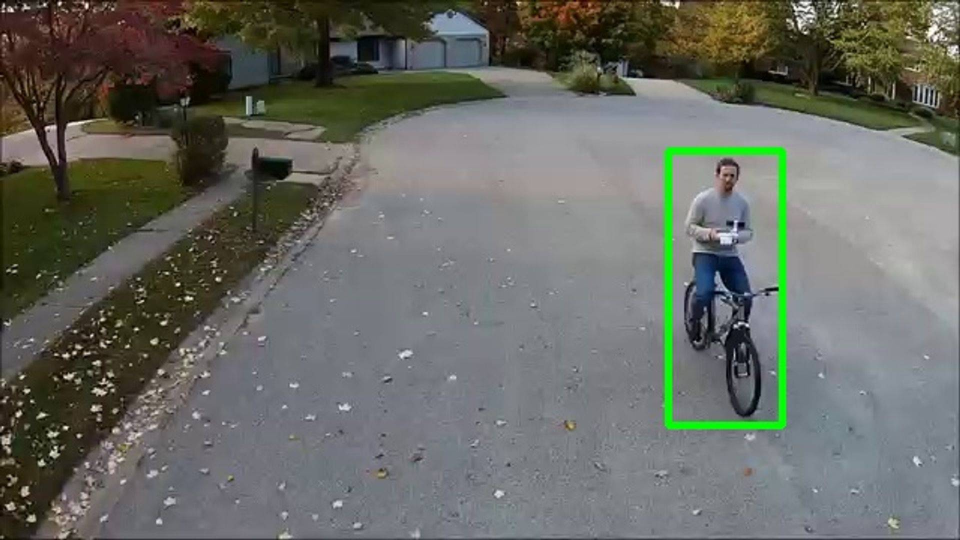
#> input picture images/frame-0-bbox-overlaid-1.jpg, 1920 x 1080 px, given in place of cyclist.mp4, which was not available (shown at 1/2 size)
$ jupyter execute --allow-errors Single-Moving-Object-Tracking--OpenCV-Python.ipynb   (shell and % lines are left out)   (text cells are left out)
#> lines starting #> are read from the running program, lines starting #| are printed output that depends on the picture; after the words box and inside, x2 and y2 are one past the last pixel; in counts of white or black regions, pixels touching at a corner belong together; pictures that were not available may be replaced by others from this repository, and a replacement may not be noted
[cell 1]
#------------------------------------------------------
# Python imports and environment setup
#------------------------------------------------------
# opencv
import cv2
# numpy
import numpy as np
# matplotlib
import matplotlib.pyplot as plt
import matplotlib.image as mpimg

# input/output OS
import os

# date-time to show date and time
import datetime

# Use %matplotlib notebook to get zoom-able & resize-able notebook.
# - This is the best for quick tests where you need to work interactively.

#------------------------------------------------------
# Test imports and display package versions
#------------------------------------------------------
# Testing the OpenCV version
print("OpenCV : ",cv2.__version__)
# Testing the numpy version
print("Numpy : ",np.__version__)

[cell 2]
#----------------------------------------------------
# Open camera video file
#----------------------------------------------------
# the source video file name
video_file_path = "../resources/videos/cyclist.mp4"
# check if the reference image file exists
if(os.path.exists(video_file_path) == 0):
    print('Video file name DOES NOT EXIST! = ' + video_file_path)
# open the video file
cap = cv2.VideoCapture(video_file_path)
# check the status of the opened video file
if not cap.isOpened():
    print("Cannot read video file: " + video_file_path)
    exit();
# get the number of frames in the video file
num_video_frames = int(cap.get(cv2.CAP_PROP_FRAME_COUNT))
# display a message
print("Input video file: {0} has {1} frames.".format(video_file_path, num_video_frames))

[cell 3]
# grab and save the first video frame.
for counter in range(1):
    #--------------------------------------------
    # Step 1: read the next video frame
    #--------------------------------------------
    ret, first_frame = cap.read();

    #--------------------------------------------
    # Step 2: save the first frame for annotation
    #--------------------------------------------
    # the first frame vfile name
    output_file_path = "../results/frame-" + str(counter) + ".jpg"
    # save the frame
    cv2.imwrite(output_file_path, first_frame);
#> this loop made 1 pass
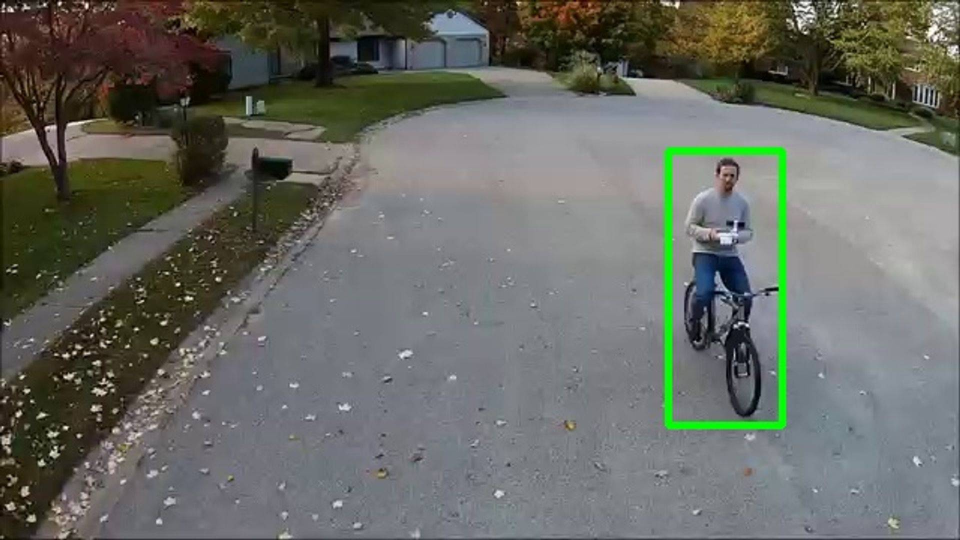
#> input picture images/frame-0-bbox-overlaid-1.jpg, 1920 x 1080 px, given in place of cyclist.mp4, which was not available (shown at 1/2 size)

#--------------------------------------------
# clear the video capture object:
#--------------------------------------------
cap.release();
# close all windows
cv2.destroyAllWindows();

[cell 4]
#--------------------------------------------
# The object of interest manually annotated
# bounding-box:
#--------------------------------------------
# TLC coordinates: (tlc_x, tlc_y)
# tlc-x
tlc_x = 445
# tlc-y
tlc_y = 100
# the bounding-box dimension
# width
width = 76
# height
height = 183

[cell 5]
#--------------------------------------------
# Step 1: Read the first frame image
#--------------------------------------------
# the first frame file name
first_frame_file_path = "../results/frame-" + str(counter) + ".jpg"
# read the frame image
first_frame = cv2.imread(output_file_path);

#----------------------------------------
# Step 2: draw a GREEN rectangle to
#        visualize the bounding rect
#        of the object of interest.
#----------------------------------------
cv2.rectangle(first_frame, (tlc_x, tlc_y), (tlc_x + width, tlc_y + height), (0, 255, 0), 3)
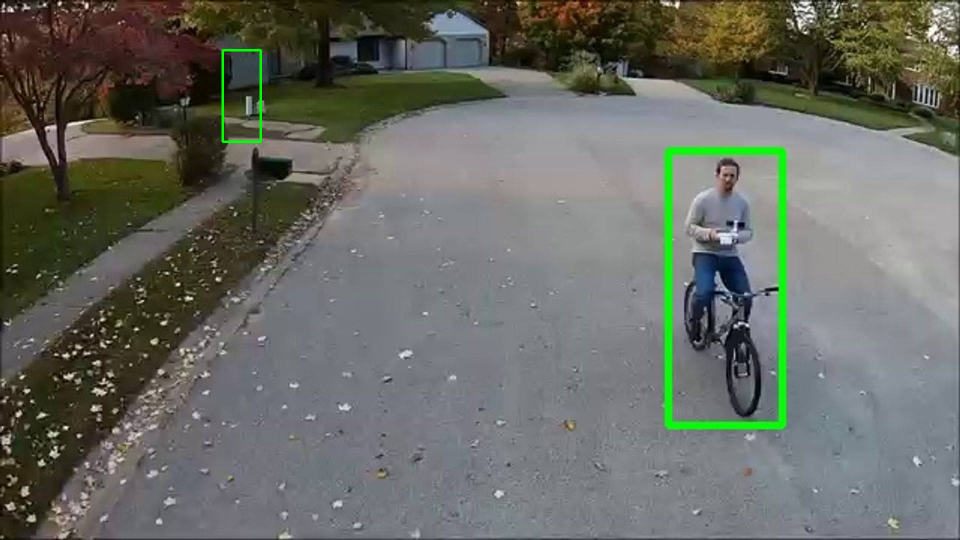
#> first_frame: shape (1080, 1920, 3) (shown at 1/2 size); mean B, G, R 99.7, 106.9, 104.3

#----------------------------------------
# display the frame image with the
# overlaid object of interest
# bounding-box
#----------------------------------------
cv2.imshow("Object of interest", first_frame)
# wait to visualize the image
cv2.waitKey(0)
# close all windows
cv2.destroyAllWindows();

# save the figure
# the first frame file name
first_frame_file_path = "../results/frame-" + str(counter) + "-bbox-overlaid.jpg"
# save the frame
cv2.imwrite(first_frame_file_path, first_frame);

[cell 6]
# Parameters for Shi-Tomasi corner detection (good features to track paper)
corner_track_params = dict(maxCorners = 10,
                       qualityLevel = 0.3,
                       minDistance = 7,
                       blockSize = 7 )

[cell 7]
# Parameters for lucas kanade optical flow
lk_params = dict( winSize  = (200,200),
                  maxLevel = 2,
                  criteria = (cv2.TERM_CRITERIA_EPS | cv2.TERM_CRITERIA_COUNT, 10,0.03))
#> lk_params = {'winSize': (200, 200), 'maxLevel': 2, 'criteria': (3, 10, 0.03)}

#> (a cell that did not finish here is left out)

[cell 9]
# open the video file
cap = cv2.VideoCapture(video_file_path)
# check the status of the opened video file
if not cap.isOpened():
    print("Cannot read video file: " + video_file_path)
    exit();

# Grab the very first frame of the stream
ret, prev_frame = cap.read()
#> prev_frame is the input picture: shape (1080, 1920, 3); mean B, G, R 99.8, 106.6, 104.3

# Convert to grayscale image if it is RGB
if ( len(prev_frame.shape) > 2 ):
    prev_gray = cv2.cvtColor(prev_frame, cv2.COLOR_BGR2GRAY)
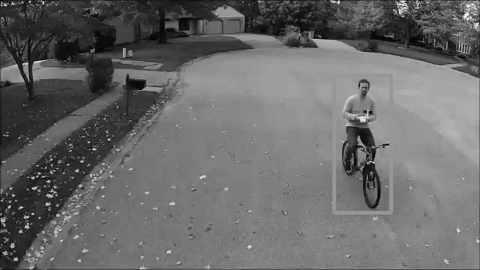
#> prev_gray: shape (1080, 1920) (shown at 1/4 size); min 0, max 255, mean 105.2
else:
    prev_gray = prev_frame.copy()

# Since we only want to compute Harris corners features to track
# inside the object of interest ROI:
#  - we need to apply the mask
#> (the rest of this cell did not finish here and is left out)

[cell 10]
# Create a matching mask of the previous frame for drawing on later
mask = np.zeros_like(prev_frame)

# frame counter
frame_counter = 1;

# read the subsequent video frames
#> (the rest of this cell did not finish here and is left out)

[cell 11]
# open the video file
cap = cv2.VideoCapture(video_file_path)
# check the status of the opened video file
if not cap.isOpened():
    print("Cannot read video file: " + video_file_path)
    exit();

# Grab first frame
ret, frame1 = cap.read()

# Get gray scale image of first frame and make a mask in HSV color
prvsImg = cv2.cvtColor(frame1,cv2.COLOR_BGR2GRAY)

hsv_mask = np.zeros_like(frame1)
hsv_mask[:,:,1] = 255

# frame counter
frame_counter = 1;

while True:
    ret, frame2 = cap.read()
    nextImg = cv2.cvtColor(frame2,cv2.COLOR_BGR2GRAY)

    # Check out the markdown text above for a break down of these paramters, most of these are just suggested defaults
    flow = cv2.calcOpticalFlowFarneback(prvsImg,nextImg, None, 0.5, 3, 15, 3, 5, 1.2, 0)


    # Color the channels based on the angle of travel
    # Pay close attention to your video, the path of the direction of flow will determine color!
    mag, ang = cv2.cartToPolar(flow[:,:,0], flow[:,:,1],angleInDegrees=True)
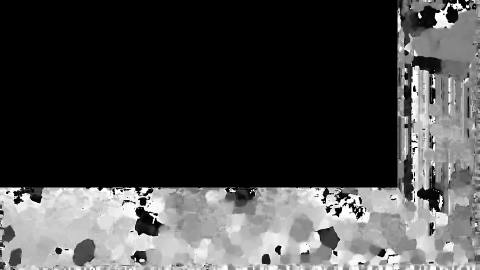
#> ang: shape (1080, 1920) float32 (shown at 1/4 size); min 0, max 360, mean 96.2; drawn with min black and max white
    hsv_mask[:,:,0] = ang/2
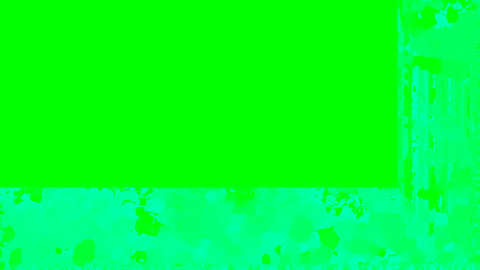
#> hsv_mask: shape (1080, 1920, 3) (shown at 1/4 size); mean of channels 0, 1, 2 47.9, 255, 0; drawn as B, G, R
    hsv_mask[:,:,2] = cv2.normalize(mag,None,0,255,cv2.NORM_MINMAX)
#> hsv_mask: shape (1080, 1920, 3); 0.57% of pixels changed, all inside (x1, y1, x2, y2) = (0, 0, 1920, 1080)

    #----------------------------------
    # Display the tracking results:
    #----------------------------------
    # - only do this for some frames
    if ( frame_counter % 100 == 0 ):
        # Convert back to BGR to show with imshow from cv
        bgr = cv2.cvtColor(hsv_mask,cv2.COLOR_HSV2BGR)
        # display the color image
        cv2.imshow('Tracker: Dense Optical Flow on frame #: ' + str(frame_counter + 1),bgr)
        # save the figure
        # the first frame file name
        output_file_path = "../results/frame-" + str(frame_counter) + "-dense-optical-flow-tracker.jpg"
        # save the frame
        cv2.imwrite(output_file_path, bgr);

    # increment the frame counter
    frame_counter = frame_counter + 1

    # quit if user hits: ESC
    k = cv2.waitKey(30) & 0xff
#> (key Esc is pressed here)
    if k == 27:
        break

    # Set the Previous image as the next iamge for the loop
    prvsImg = nextImg


cap.release()
cv2.destroyAllWindows()

[cell 12]
# open the video file
cap = cv2.VideoCapture(video_file_path)
# check the status of the opened video file
if not cap.isOpened():
    print("Cannot read video file: " + video_file_path)
    exit();

# take first frame of the video
ret,frame = cap.read()

#------------------------------------------------------------
# Set Up the Initial Tracking Window:
#------------------------------------------------------------
# - This is set to the manually selected object of interest
#   ROI/bounding-box previously selected
#------------------------------------------------------------
#--------------------------------------------
# The object of interest manually annotated
# bounding-box:
#--------------------------------------------
# TLC coordinates: (tlc_x, tlc_y)
# tlc-x
# tlc_x = 445
# tlc-y
# tlc_y = 100
# the bounding-box dimension
# width
# width = 76
# height
# height = 183
#--------------------------------------------
# setup the tracked window bounding-box in
# the form: (x,y,w,h)
#--------------------------------------------
track_window = (tlc_x, tlc_y, width, height)
# set up the ROI for tracking
roi = frame[tlc_y:tlc_y+height, tlc_x:tlc_x+width]
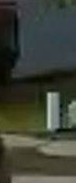
#> roi: shape (183, 76, 3); mean B, G, R 55.3, 66, 62

# Use the HSV Color Mapping
hsv_roi =  cv2.cvtColor(roi, cv2.COLOR_BGR2HSV)
#> hsv_roi: shape (183, 76, 3); mean H, S, V 55.5, 74.5, 68.2

# Find histogram to backproject the target on each frame for calculation of meanshit
roi_hist = cv2.calcHist([hsv_roi],[0],None,[180],[0,180])
#> roi_hist = 180 values, max 1837 at index 26, min 0 at index 1, mean 77.27

# Normalize the histogram array values given a min of 0 and max of 255
cv2.normalize(roi_hist,roi_hist,0,255,cv2.NORM_MINMAX)

# Setup the termination criteria, either 10 iteration or move by at least 1 pt
term_crit = ( cv2.TERM_CRITERIA_EPS | cv2.TERM_CRITERIA_COUNT, 10, 1 )
#> term_crit = (3, 10, 1)

# frame counter
frame_counter = 1;

# iterate over the farmes
while True:
    ret ,frame = cap.read()
    if ret == True:

        # Grab the Frame in HSV
        hsv = cv2.cvtColor(frame, cv2.COLOR_BGR2HSV)
#> hsv: shape (1080, 1920, 3); mean H, S, V 74.1, 57.5, 113

        # Calculate the Back Projection based off the roi_hist created earlier
        dst = cv2.calcBackProject([hsv],[0],roi_hist,[0,180],1)
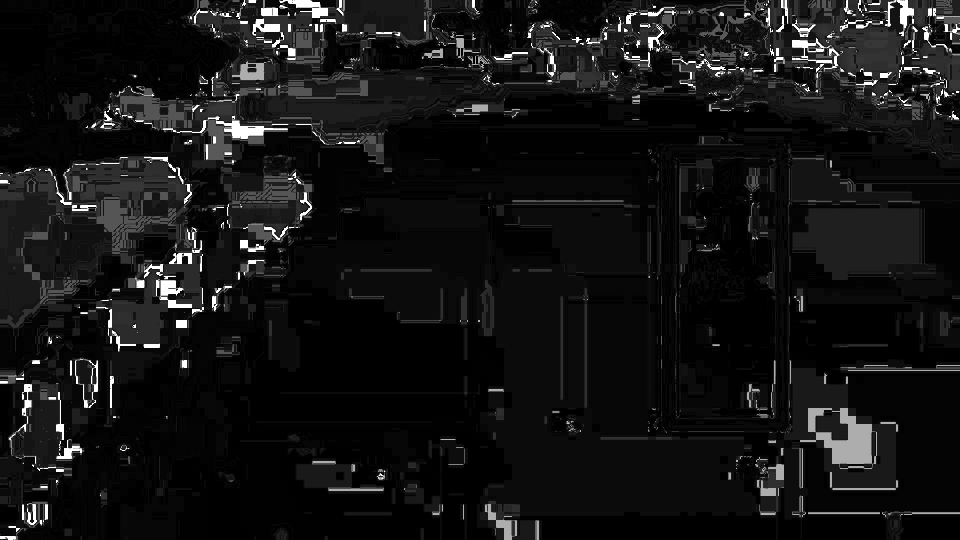
#> dst: shape (1080, 1920) (shown at 1/2 size); min 0, max 255, mean 19.9

        # Apply meanshift to get the new coordinates of the rectangle
        ret, track_window = cv2.meanShift(dst, track_window, term_crit)
#> ret = 10; track_window = (441, 144, 76, 183)

        #----------------------------------
        # Display the tracking results:
        #----------------------------------
        # - only do this for some frames
        if ( frame_counter % 100 == 0 ):
            # Draw the new rectangle on the image
            x,y,w,h = track_window
            img2 = cv2.rectangle(frame, (x,y), (x+w,y+h), (0,0,255),5)
            # display the image
            cv2.imshow('Tracker: Mean-Shift on frame #: ' + str(frame_counter + 1),img2)
            # save the figure
            # the first frame file name
            output_file_path = "../results/frame-" + str(frame_counter) + "-mean-shift-tracker.jpg"
            # save the frame
            cv2.imwrite(output_file_path, img2);

        # increment the frame counter
        frame_counter = frame_counter + 1

        # quit if user hits: ESC
        k = cv2.waitKey(1) & 0xff
#> (key Esc is pressed here)
        if k == 27:
            break

    else:
        break

cv2.destroyAllWindows()
cap.release()

[cell 13]
# open the video file
cap = cv2.VideoCapture(video_file_path)
# check the status of the opened video file
if not cap.isOpened():
    print("Cannot read video file: " + video_file_path)
    exit();
# take first frame of the video
ret,frame = cap.read()

#------------------------------------------------------------
# Set Up the Initial Tracking Window:
#------------------------------------------------------------
# - This is set to the manually selected object of interest
#   ROI/bounding-box previously selected
#------------------------------------------------------------
#--------------------------------------------
# The object of interest manually annotated
# bounding-box:
#--------------------------------------------
# TLC coordinates: (tlc_x, tlc_y)
# tlc-x
# tlc_x = 445
# tlc-y
# tlc_y = 100
# the bounding-box dimension
# width
# width = 76
# height
# height = 183
#--------------------------------------------
# setup the tracked window bounding-box in
# the form: (x,y,w,h)
#--------------------------------------------
track_window = (tlc_x, tlc_y, width, height)
# set up the ROI for tracking
roi = frame[tlc_y:tlc_y+height, tlc_x:tlc_x+width]

# Use the HSV Color Mapping
hsv_roi =  cv2.cvtColor(roi, cv2.COLOR_BGR2HSV)

# Find histogram to backproject the target on each frame for calculation of meanshit
roi_hist = cv2.calcHist([hsv_roi],[0],None,[180],[0,180])

# Normalize the histogram array values given a min of 0 and max of 255
cv2.normalize(roi_hist,roi_hist,0,255,cv2.NORM_MINMAX)

# Setup the termination criteria, either 10 iteration or move by at least 1 pt
term_crit = ( cv2.TERM_CRITERIA_EPS | cv2.TERM_CRITERIA_COUNT, 10, 1 )

# frame counter
frame_counter = 1;

# iterate over the farmes
while True:
    ret ,frame = cap.read()
    if ret == True:

        # Grab the Frame in HSV
        hsv = cv2.cvtColor(frame, cv2.COLOR_BGR2HSV)

        # Calculate the Back Projection based off the roi_hist created earlier
        dst = cv2.calcBackProject([hsv],[0],roi_hist,[0,180],1)

        # Apply Camshift to get the new coordinates of the rectangle
        ret, track_window = cv2.CamShift(dst, track_window, term_crit)
#> ret = ((478, 232), (106.6, 214.1), 8.18); track_window = (424, 125, 108, 214)

        #----------------------------------
        # Display the tracking results:
        #----------------------------------
        # - only do this for some frames
        if ( frame_counter % 100 == 0 ):
            # Draw the new rectangle on the image
            pts = cv2.boxPoints(ret)
            pts = np.int0(pts)
            img2 = cv2.polylines(frame,[pts],True, (0,0,255),5)
            cv2.imshow('img2',img2)
            # display the image
            cv2.imshow('Tracker: Cam-Shift on frame #: ' + str(frame_counter + 1),img2)
            # save the figure
            # the first frame file name
            output_file_path = "../results/frame-" + str(frame_counter) + "-cam-shift-tracker.jpg"
            # save the frame
            cv2.imwrite(output_file_path, img2);

        # increment the frame counter
        frame_counter = frame_counter + 1

        # quit if user hits: ESC
        k = cv2.waitKey(1) & 0xff
#> (key Esc is pressed here)
        if k == 27:
            break

    else:
        break

cv2.destroyAllWindows()
cap.release()

[cell 14]
'''
Gets the user tracker selection:
'''
def ask_for_tracker():
    print("Welcome! What Tracker API would you like to use?")
    print("Enter 0 for BOOSTING: ")
    print("Enter 1 for MIL: ")
    print("Enter 2 for KCF: ")
    print("Enter 3 for TLD: ")
    print("Enter 4 for MEDIANFLOW: ")
    choice = input("Please select your tracker: ")
#> the answer given: 1

    if choice == '0':
        tracker = cv2.TrackerBoosting_create()
    if choice == '1':
        tracker = cv2.TrackerMIL_create()
    if choice == '2':
        tracker = cv2.TrackerKCF_create()
    if choice == '3':
        tracker = cv2.TrackerTLD_create()
    if choice == '4':
        tracker = cv2.TrackerMedianFlow_create()


    return tracker

[cell 15]
# get the Tracker option from the user
tracker = ask_for_tracker()
# display the selected tracker
print("User selected Tracker: " + str(tracker).split()[0][1:])
#| User selected Tracker:

[cell 16]
# Get the tracker option from the user
tracker = ask_for_tracker()
#> the answer given: 1
# get the tracker name
tracker_name = str(tracker).split()[0][1:]
#> tracker_name = ''

# open the video file
cap = cv2.VideoCapture(video_file_path)
# check the status of the opened video file
if not cap.isOpened():
    print("Cannot read video file: " + video_file_path)
    exit();
# take first frame of the video
ret,frame = cap.read()

# Special function allows us to draw on the very first frame our desired ROI
roi = cv2.selectROI(frame, False)

# Initialize tracker with first frame and bounding box
ret = tracker.init(frame, roi)

# frame counter
frame_counter = 1;

# iterate over the farmes
while True:
    # Read a new frame
    ret, frame = cap.read()


    # Update tracker
    success, roi = tracker.update(frame)

    # roi variable is a tuple of 4 floats
    # We need each value and we need them as integers
    (x,y,w,h) = tuple(map(int,roi))

    # Draw Rectangle as Tracker moves
    if success:
        # Tracking success
        p1 = (x, y)
        p2 = (x+w, y+h)
        cv2.rectangle(frame, p1, p2, (0,255,0), 3)
    else :
        # Tracking failure
        cv2.putText(frame, "Failure to Detect Tracking!!", (100,200), cv2.FONT_HERSHEY_SIMPLEX, 1,(0,0,255),3)

    # Display tracker type on frame
    cv2.putText(frame, tracker_name, (20,400), cv2.FONT_HERSHEY_SIMPLEX, 1, (0,255,0),3);

    #----------------------------------
    # Display the tracking results:
    #----------------------------------
    # - only do this for some frames
    if ( frame_counter % 100 == 0 ):
        # Draw the new rectangle on the image
        cv2.imshow('Tracker: ' + tracker_name + 'on frame #: ' + str(frame_counter + 1), frame)
        # save the figure
        # the first frame file name
        output_file_path = "../results/frame-" + str(frame_counter) + '--' + tracker_name + ".jpg"
        # save the frame
        cv2.imwrite(output_file_path, frame);

    # increment the frame counter
    frame_counter = frame_counter + 1

    # Exit if ESC pressed
    k = cv2.waitKey(1) & 0xff
    if k == 27 :
        break

cap.release()
cv2.destroyAllWindows()
